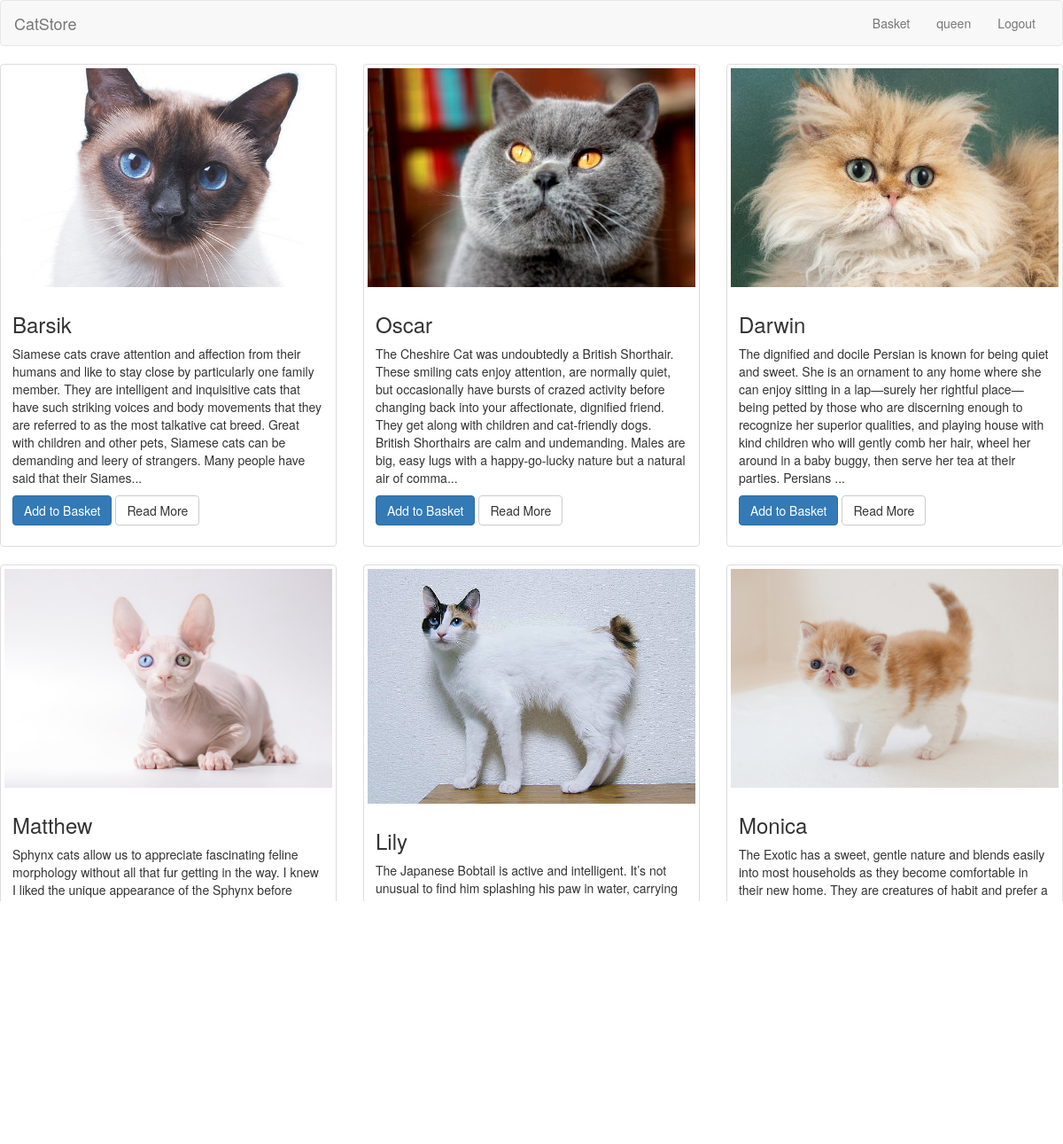
The page / (signed in) on the database its author committed.
### tables this page shows
CREATE TABLE `products` (
  `id` int(11) NOT NULL AUTO_INCREMENT,
  `name` varchar(255) NOT NULL,
  `description` mediumtext NOT NULL,
  `price` int(11) NOT NULL,
  `created_at` datetime DEFAULT CURRENT_TIMESTAMP,
  `updated_at` datetime DEFAULT NULL ON UPDATE CURRENT_TIMESTAMP,
  `image` varchar(255) NOT NULL,
  PRIMARY KEY (`id`)
);

### app/controllers/MainController.php (called while the page is built, shortened)
<?php
class MainController extends Controller
{
    public function index()
    {
        $result = $this->model->getData();
        $vars = [
            'content' => $result
        ];
        $this->view->render('main', $vars);
    }
}

### public/index.php (called while the page is built, shortened)
<?php
$router = new \Src\Router();
$router->run();

### src/Db.php (called while the page is built, shortened)
<?php
class Db
{
    protected $db;
    public function __construct()
    {
        $config = require_once APP . '/config/db.php';
        $this->db = new PDO('mysql:host=' . $config['host'] . ';dbname=' . $config['name'] . ';charset=utf8', $config['user'], $config['password']);
    }
    public function query($sql, $params = [])
    {
        $stmt = $this->db->prepare($sql);
        $stmt->execute();
        return $stmt;
    }
    public function row($sql, $params = [])
    {
        $result = $this->query($sql, $params);
        return $result->fetchAll(PDO::FETCH_ASSOC);
    }
}

### app/config/db.php (called while the page is built)
<?php
return [
    'host' => 'localhost',
    'name' => 'osmachko_db',
    'password' => '321177',
    'user' => 'osmachko'
];

### app/models/Main.php (called while the page is built, shortened)
<?php
class Main extends Model
{
    public function getData()
    {
        $result = $this->db->row("SELECT * FROM products;");
        return $result;
    }
}

### src/Model.php (called while the page is built, shortened)
<?php
class Model
{
    public function __construct()
    {
        $this->db = new Db;
    }
}

### app/views/main.php (the view)
<?php
require_once "partials/_head.php";
?>
<body>
<div class="row">
    <? foreach ($this->params['content'] as $products => $product) : ?>
        <div class="col-sm-6 col-md-4">
            <div class="thumbnail">
                <img src="<?= $product['image'] ?>">
                <div class="caption">
                    <h3><?= $product['name'] ?></h3>
                    <p><?= substr($product['description'], 0, 400) . '...' ?></p>
                    <p><a href="basket?id=<?=$product['id']?>" class="btn btn-primary" role="button">Add to Basket</a> <a href="product?id=<?= $product['id'] ?>" class="btn btn-default" role="button">Read More</a></p>
                </div>
            </div>
        </div>
    <? endforeach; ?>
</div>
<? require_once "partials/_footer.php" ?>

### rows shown on the page
products: image (picture), name "Barsik", description "Siamese cats crave attention and affection from their humans and like to stay close by particularly one family member. They are intelligent and inquisitive cats that have such striking voices and body movements that they are referred to as the most talkative cat breed. Great with children and other pets, Siamese cats can be demanding and leery of strangers. Many people have said that their Siames"
products: image (picture), name "Oscar", description "The Cheshire Cat was undoubtedly a British Shorthair. These smiling cats enjoy attention, are normally quiet, but occasionally have bursts of crazed activity before changing back into your affectionate, dignified friend. They get along with children and cat-friendly dogs. British Shorthairs are calm and undemanding. Males are big, easy lugs with a happy-go-lucky nature but a natural air of comma"
products: image (picture), name "Darwin", description "The dignified and docile Persian is known for being quiet and sweet. She is an ornament to any home where she can enjoy sitting in a lap—surely her rightful place—being petted by those who are discerning enough to recognize her superior qualities, and playing house with kind children who will gently comb her hair, wheel her around in a baby buggy, then serve her tea at their parties. Persians"
products: image (picture), name "Matthew", description "Sphynx cats allow us to appreciate fascinating feline morphology without all that fur getting in the way. I knew I liked the unique appearance of the Sphynx before getting one, but I didn’t know I’d be so completely captivated by my cats’ big bat ears, runway model cheekbones and delightful skin folds. I love how Fly’s legs look like she’s wearing sagging pantyhose, and how when Skinny M"
products: image (picture), name "Lily", description "The Japanese Bobtail is active and intelligent. It’s not unusual to find him splashing his paw in water, carrying toys around, or playing fetch. He is highly curious and loves to explore. Japanese Bobtails are talkative, communicating with a wide range of chirps and meows. Their voices are described as almost songlike. These are outgoing cats who get along well with children and other pets, in"
products: image (picture), name "Monica", description "The Exotic has a sweet, gentle nature and blends easily into most households as they become comfortable in their new home. They are creatures of habit and prefer a calm atmosphere and gentle handling. They are happy to be combed and petted by children but are unlikely to join in boisterous games with them. They have quiet, musical voices but communicate mainly with their large expressive eyes. The"

### other values the page prints
$_SESSION['user'][0]['name'] "queen"
